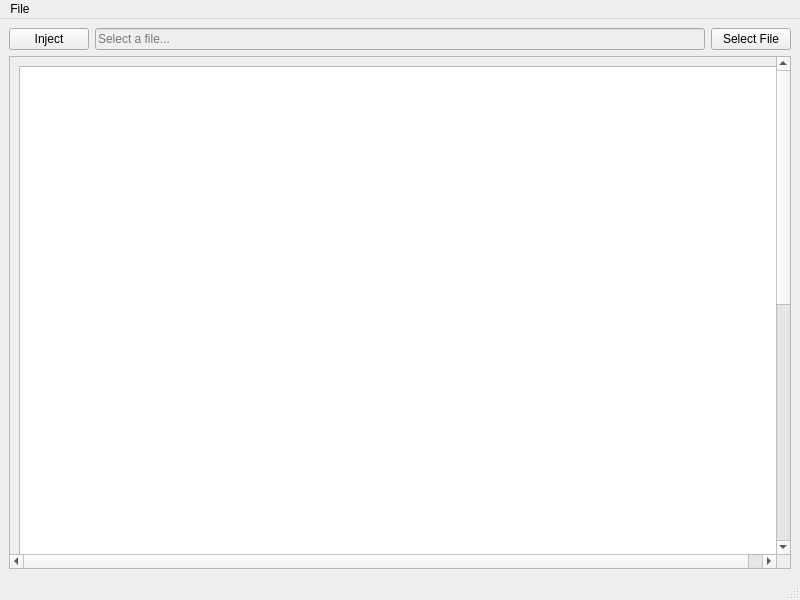
<?xml version="1.0" encoding="UTF-8"?>
<ui version="4.0">
 <class>Hub</class>
 <widget class="QMainWindow" name="Hub">
  <property name="geometry">
   <rect>
    <x>0</x>
    <y>0</y>
    <width>800</width>
    <height>600</height>
   </rect>
  </property>
  <property name="windowTitle">
   <string>Sellow Hub [BETA ACCESS]</string>
  </property>
  <widget class="QWidget" name="centralwidget">
   <layout class="QVBoxLayout" name="mainLayout">
    <item>
     <layout class="QHBoxLayout" name="buttonLayout">
      <item>
       <widget class="QPushButton" name="injectButton">
        <property name="text">
         <string>Inject</string>
        </property>
       </widget>
      </item>
      <item>
       <widget class="QLineEdit" name="fileLineEdit">
        <property name="enabled">
         <bool>false</bool>
        </property>
        <property name="placeholderText">
         <string>Select a file...</string>
        </property>
       </widget>
      </item>
      <item>
       <widget class="QPushButton" name="fileSelectButton">
        <property name="text">
         <string>Select File</string>
        </property>
       </widget>
      </item>
     </layout>
    </item>
    <item>
     <widget class="QScrollArea" name="scrollArea">
      <property name="widgetResizable">
       <bool>true</bool>
      </property>
      <widget class="QWidget" name="scrollAreaWidgetContents">
       <property name="geometry">
        <rect>
         <x>0</x>
         <y>0</y>
         <width>780</width>
         <height>1000</height>
        </rect>
       </property>
       <property name="minimumSize">
        <size>
         <width>780</width>
         <height>1000</height>
        </size>
       </property>
       <layout class="QVBoxLayout" name="verticalLayout">
        <item>
         <widget class="QListView" name="listView"/>
        </item>
       </layout>
      </widget>
     </widget>
    </item>
   </layout>
  </widget>
  <widget class="QMenuBar" name="menubar">
   <property name="geometry">
    <rect>
     <x>0</x>
     <y>0</y>
     <width>800</width>
     <height>21</height>
    </rect>
   </property>
   <widget class="QMenu" name="menuFile">
    <property name="title">
     <string>File</string>
    </property>
    <addaction name="actionQuit"/>
   </widget>
   <addaction name="menuFile"/>
  </widget>
  <widget class="QStatusBar" name="statusbar"/>
  <action name="actionQuit">
   <property name="icon">
    <iconset theme="QIcon::ThemeIcon::EditClear"/>
   </property>
   <property name="text">
    <string>Quit</string>
   </property>
   <property name="menuRole">
    <enum>QAction::MenuRole::QuitRole</enum>
   </property>
  </action>
 </widget>
 <resources/>
 <connections>
  <connection>
   <sender>actionQuit</sender>
   <signal>triggered()</signal>
   <receiver>actionQuit</receiver>
   <slot>trigger()</slot>
   <hints>
    <hint type="sourcelabel">
     <x>-1</x>
     <y>-1</y>
    </hint>
    <hint type="destinationlabel">
     <x>-1</x>
     <y>-1</y>
    </hint>
   </hints>
  </connection>
 </connections>
</ui>
